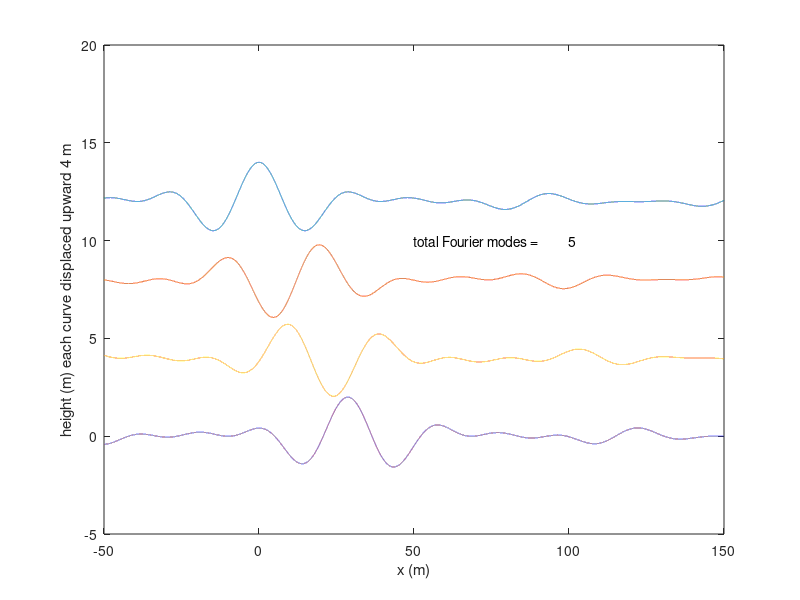

The MATLAB source for this figure:
% MATLAB file:   grp_vel_3.m
% Shows how wave envelope changes when more wave modes added.
% Uses deep water waves example.
% Solves for multi wave example generalizing. (7.5) in text.
% All modes have the same .
% Student should examine how 1/2 width of envelope changes with number
% of wave modes retained.
clear all
close all
N = input('input number of wavenumbers to sum ');
x = -50:.005:150;
c = 20;                     % phase speed
cg = c/2;                   % group velocity
t = 0;
dt = .04;
k = 0.2;
%wavenumber of dominate mode
dk = .1*k;                   % variation in wavenumber
nu = c*k;
dnu = .5*c*dk;
%following 4 statements displace fields vertically for plotting
h1 = 12*ones(size(x));
h2 = 8*ones(size(x));
h3 = 4*ones(size(x));
h4 = zeros(size(x));
%times for plotting
t1=0; t2=1; t3=2; t4=3;
for m=1:N
    n=m-1;
    h1= h1 + (cos((k+n*dk)*x-(nu+n*dnu)*t1)+cos((k-n*dk)*x-(nu-n*dnu)*t1))/N;
    h2= h2 + (cos((k+n*dk)*x-(nu+n*dnu)*t2)+cos((k-n*dk)*x-(nu-n*dnu)*t2))/N;
    h3= h3 + (cos((k+n*dk)*x-(nu+n*dnu)*t3)+cos((k-n*dk)*x-(nu-n*dnu)*t3))/N;
    h4= h4 + (cos((k+n*dk)*x-(nu+n*dnu)*t4)+cos((k-n*dk)*x-(nu-n*dnu)*t4))/N;
end
plot(x,h1,x,h2,x,h3,x,h4)
xlabel('x (m)'), ylabel('height (m) each curve displaced upward 4 m')
text(50,10,'total Fourier modes =')
text(100,10,num2str(N))
